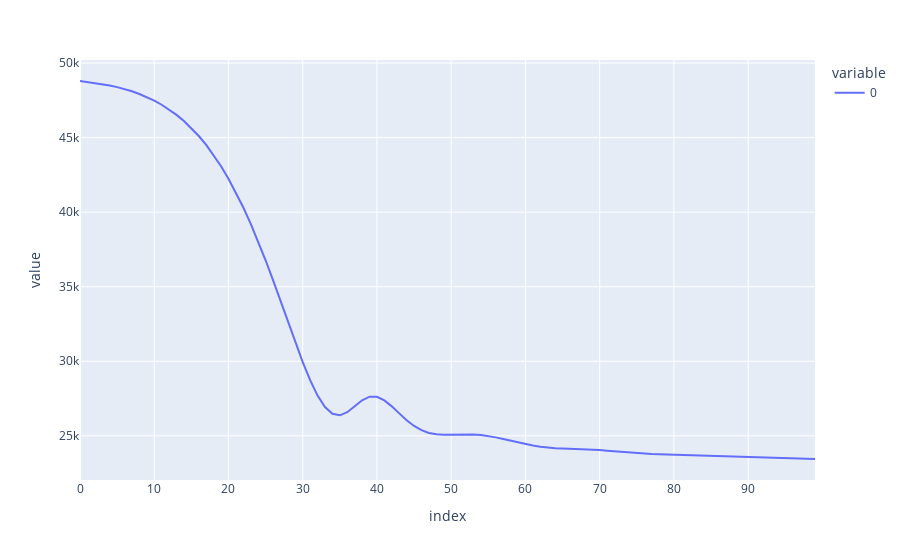

The cell this chart's notebook holds for it:
### Markdown cell above
### weekend

### Code cell
df_weekend = tabla[['weekday']].copy()
df_weekend['weekend'] = df_weekend['weekday'].map(weekday_to_isweekend)
df_weekend.drop(columns=['weekday'], inplace = True)
X_weekend = np.array(df_weekend.values)
Y = tabla['cnt'].values.reshape(-1,1)
model_weekend, history, X_tr, X_te, Y_tr, Y_te = find_best_model(X_weekend, Y, intentos=5)
px.line(np.array(history.history['loss']))

### Figure 1 — Plotly figure (JSON) as saved in the notebook; plotly's stock layout.template omitted (floating-point values rounded to 4 significant figures)
{"data": [{"hovertemplate": "variable=0<br>index=%{x}<br>value=%{y}<extra></extra>", "legendgroup": "0", "line": {"color": "#636efa", "dash": "solid"}, "marker": {"symbol": "circle"}, "mode": "lines", "name": "0", "orientation": "v", "showlegend": true, "type": "scatter", "x": [0, 1, 2, 3, 4, 5, 6, 7, 8, 9, 10, 11, 12, 13, 14, 15, 16, 17, 18, 19, 20, 21, 22, 23, 24, 25, 26, 27, 28, 29, 30, 31, 32, 33, 34, 35, 36, 37, 38, 39, 40, 41, 42, 43, 44, 45, 46, 47, 48, 49, 50, 51, 52, 53, 54, 55, 56, 57, 58, 59, 60, 61, 62, 63, 64, 65, 66, 67, 68, 69, 70, 71, 72, 73, 74, 75, 76, 77, 78, 79, 80, 81, 82, 83, 84, 85, 86, 87, 88, 89, 90, 91, 92, 93, 94, 95, 96, 97, 98, 99], "xaxis": "x", "y": [48800.0, 48730.0, 48670.0, 48590.0, 48500.0, 48390.0, 48260.0, 48100.0, 47930.0, 47720.0, 47480.0, 47200.0, 46890.0, 46520.0, 46110.0, 45640.0, 45110.0, 44510.0, 43830.0, 43080.0, 42240.0, 41320.0, 40310.0, 39220.0, 38030.0, 36770.0, 35440.0, 34070.0, 32670.0, 31280.0, 29950.0, 28730.0, 27700.0, 26920.0, 26470.0, 26370.0, 26590.0, 26980.0, 27380.0, 27620.0, 27620.0, 27380.0, 26970.0, 26500.0, 26050.0, 25660.0, 25380.0, 25190.0, 25100.0, 25070.0, 25070.0, 25090.0, 25090.0, 25080.0, 25050.0, 24980.0, 24890.0, 24790.0, 24670.0, 24550.0, 24440.0, 24340.0, 24270.0, 24210.0, 24170.0, 24150.0, 24140.0, 24120.0, 24110.0, 24080.0, 24050.0, 24000.0, 23960.0, 23910.0, 23870.0, 23830.0, 23800.0, 23780.0, 23760.0, 23740.0, 23730.0, 23710.0, 23700.0, 23680.0, 23660.0, 23640.0, 23620.0, 23600.0, 23580.0, 23560.0, 23550.0, 23530.0, 23520.0, 23510.0, 23500.0, 23490.0, 23480.0, 23470.0, 23460.0, 23440.0], "yaxis": "y"}], "layout": {"legend": {"title": {"text": "variable"}, "tracegroupgap": 0}, "margin": {"t": 60}, "xaxis": {"anchor": "y", "domain": [0, 1], "title": {"text": "index"}}, "yaxis": {"anchor": "x", "domain": [0, 1], "title": {"text": "value"}}}}
